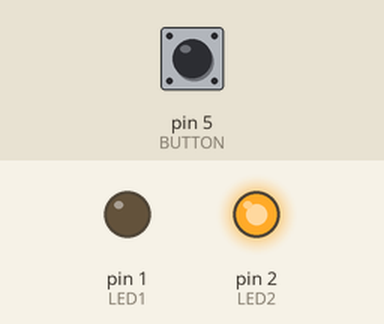
Bench run of a sketch on a simulated Arduino Uno, built with avr-gcc and run on an emulated ATmega328P. On the bench: output pins drawn as LEDs (lit = HIGH). The inputs (shaded band) are chosen by the test bench; at power-on: pin 5 (BUTTON) HIGH.

Above: at 0.1 s.
Timing chart, 0 to 1.6 s (numbered marks = the images above):
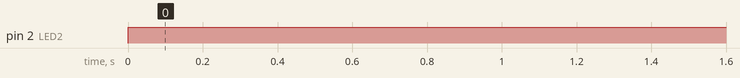

Measured:
- by itself, pin 2 (LED2): LOW → HIGH at 0.00 s

The sketch:

T_Flip_Flop.ino
```cpp
const int DIP1 = 7;
const int DIP2 = 6;
const int BUTTON = 5;

const int LED1 =  1;
const int LED2 =  2;
void setup() {
  // put your setup code here, to run once:
  pinMode(LED1, OUTPUT);
  pinMode(LED2, OUTPUT);
  pinMode(DIP1, INPUT);
  pinMode(DIP2, INPUT);
  pinMode(BUTTON, INPUT);
}

void loop() {
  // put your main code here, to run repeatedly:
  static short int value;
  if (digitalRead(BUTTON) == 0){
    if((digitalRead(DIP1) == 1) && (digitalRead(DIP2) == 1)){
       value = !value;
    }
  }

  digitalWrite(LED1, value);
  digitalWrite(LED2, !value);
  delay(300);
}
```
